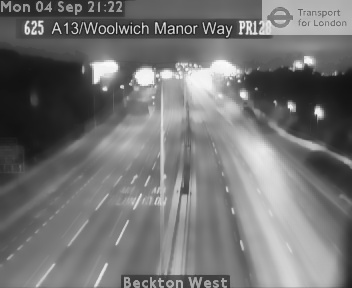
#> input picture backgrounds/625_bg.jpg, 352 x 288 px
$ python vehicleDetection.py   (older library calls are emulated)
#> lines starting #> are read from the running program, lines starting #| are printed output that depends on the picture; after the words box and inside, x2 and y2 are one past the last pixel; in counts of white or black regions, pixels touching at a corner belong together; pictures that were not available may be replaced by others from this repository, and a replacement may not be noted

import cv2
import numpy as np
import time
import logging
import math
import re
from os import walk
import os

import serial #Serial imported for Serial communication
import time #Required to use delay functions

ArduinoSerial = serial.Serial('com3',9600) #Create Serial port object called arduinoSerialData
time.sleep(2)

loc = os.path.abspath('')
inputVideoList = ["625_201709141306.mp4","625_201709301058.mp4","625_201708101531.mp4","625_201709042122.mp4"];
countVehicle = [];
countCar = 0;

for i in range (len(inputVideoList)):

	#inputFile = loc+'/inputs/625_201709141356.mp4'
	inputFile = loc+'/inputs/'+inputVideoList[i]


	tracked_blobs = []
	tracked_conts = []
	t_retval = []

	#============================================================================

	class Vehicle(object):
		def __init__(self, id, position):
			self.id = id
			self.positions = [position]
			self.frames_since_seen = 0
			self.frames_seen = 0
			self.counted = False
			self.vehicle_dir = 0

		@property
		def last_position(self):
			return self.positions[-1]
		@property
		def last_position2(self):
			return self.positions[-2]

		def add_position(self, new_position):
			self.positions.append(new_position)
			self.frames_since_seen = 0
			self.frames_seen += 1

		def draw(self, output_image):
			for point in self.positions:
				cv2.circle(output_image, point, 2, (0, 0, 255), -1)
				cv2.polylines(output_image, [np.int32(self.positions)]
					, False, (0, 0, 255), 1)

	#============================================================================

	class VehicleCounter(object):
		def __init__(self, shape, divider):
			self.log = logging.getLogger("vehicle_counter")

			self.height, self.width = shape
			self.divider = divider

			self.vehicles = []
			self.next_vehicle_id = 0
			self.vehicle_count = 0
			self.vehicle_LHS = 0
			self.vehicle_RHS = 0
			self.max_unseen_frames = 10


		@staticmethod
		def get_vector(a, b):

			dx = float(b[0] - a[0])
			dy = float(b[1] - a[1])

			distance = math.sqrt(dx**2 + dy**2)

			if dy > 0:
				angle = math.degrees(math.atan(-dx/dy))
			elif dy == 0:
				if dx < 0:
					angle = 90.0
				elif dx > 0:
					angle = -90.0
				else:
					angle = 0.0
			else:
				if dx < 0:
					angle = 180 - math.degrees(math.atan(dx/dy))
				elif dx > 0:
					angle = -180 - math.degrees(math.atan(dx/dy))
				else:
					angle = 180.0

			return distance, angle, dx, dy


		@staticmethod
		def is_valid_vector(a, b):
			# vector is only valid if threshold distance is less than 12
			# and if vector deviation is less than 30 or greater than 330 degs
			distance, angle, _, _ = a
			threshold_distance = 12.0
			return (distance <= threshold_distance)


		def update_vehicle(self, vehicle, matches):
			# Find if any of the matches fits this vehicle
			for i, match in enumerate(matches):
				contour, centroid = match

				# store the vehicle data
				vector = self.get_vector(vehicle.last_position, centroid)

				# only measure angle deviation if we have enough points
				if vehicle.frames_seen > 2:
					prevVector = self.get_vector(vehicle.last_position2, vehicle.last_position)
					angleDev = abs(prevVector[1]-vector[1])
				else:
					angleDev = 0

				b = dict(
						id = vehicle.id,
						center_x = centroid[0],
						center_y = centroid[1],
						vector_x = vector[0],
						vector_y = vector[1],
						dx = vector[2],
						dy = vector[3],
						counted = vehicle.counted,
						frame_number = frame_no,
						angle_dev = angleDev
						)

				tracked_blobs.append(b)


				if self.is_valid_vector(vector, angleDev):
					vehicle.add_position(centroid)
					vehicle.frames_seen += 1

					if vector[3] > 0:
						# positive value means vehicle is moving DOWN
						vehicle.vehicle_dir = 1
					elif vector[3] < 0:
						# negative value means vehicle is moving UP
						vehicle.vehicle_dir = -1
					self.log.debug("Added match (%d, %d) to vehicle #%d. vector=(%0.2f,%0.2f)"
						, centroid[0], centroid[1], vehicle.id, vector[0], vector[1])
					return i

			# No matches fit...
			vehicle.frames_since_seen += 1
			self.log.debug("No match for vehicle #%d. frames_since_seen=%d"
				, vehicle.id, vehicle.frames_since_seen)

			return None


		def update_count(self, matches, output_image = None):
			self.log.debug("Updating count using %d matches...", len(matches))

			# First update all the existing vehicles
			for vehicle in self.vehicles:
				i = self.update_vehicle(vehicle, matches)
				if i is not None:
					del matches[i]

			# Add new vehicles based on the remaining matches
			for match in matches:
				contour, centroid = match
				new_vehicle = Vehicle(self.next_vehicle_id, centroid)
				self.next_vehicle_id += 1
				self.vehicles.append(new_vehicle)
				self.log.debug("Created new vehicle #%d from match (%d, %d)."
					, new_vehicle.id, centroid[0], centroid[1])

			# Count any uncounted vehicles that are past the divider
			for vehicle in self.vehicles:
				if not vehicle.counted and (((vehicle.last_position[1] > self.divider) and (vehicle.vehicle_dir == 1)) or
											  ((vehicle.last_position[1] < self.divider) and (vehicle.vehicle_dir == -1))) and (vehicle.frames_seen > 6):

					vehicle.counted = True
					# update appropriate counter
					if ((vehicle.last_position[1] > self.divider) and (vehicle.vehicle_dir == 1) and (vehicle.last_position[0] >= (int(frame_w/2)-10))):
						self.vehicle_RHS += 1
						self.vehicle_count += 1
					elif ((vehicle.last_position[1] < self.divider) and (vehicle.vehicle_dir == -1) and (vehicle.last_position[0] <= (int(frame_w/2)+10))):
						self.vehicle_LHS += 1
						self.vehicle_count += 1

					self.log.debug("Counted vehicle #%d (total count=%d)."
						, vehicle.id, self.vehicle_count)

			# Optionally draw the vehicles on an image
			if output_image is not None:
				for vehicle in self.vehicles:
					vehicle.draw(output_image)

				# LHS
				countCar = self.vehicle_LHS
				cv2.putText(output_image, ("LH Lane: %02d" % self.vehicle_LHS), (12, 56)
					, cv2.FONT_HERSHEY_PLAIN, 1.2, (127,255, 255), 2)
				# RHS
				cv2.putText(output_image, ("RH Lane: %02d" % self.vehicle_RHS), (216, 56)
					, cv2.FONT_HERSHEY_PLAIN, 1.2, (127, 255, 255), 2)

			# Remove vehicles that have not been seen long enough
			removed = [ v.id for v in self.vehicles
				if v.frames_since_seen >= self.max_unseen_frames ]
			self.vehicles[:] = [ v for v in self.vehicles
				if not v.frames_since_seen >= self.max_unseen_frames ]
			for id in removed:
				self.log.debug("Removed vehicle #%d.", id)

			self.log.debug("Count updated, tracking %d vehicles.", len(self.vehicles))

			return self.vehicle_LHS

	# ============================================================================

	camera = re.match(r".*/(\d+)_.*", inputFile)
	camera = camera.group(1)

	# import video file
	cap = cv2.VideoCapture(inputFile)

	# get list of background files
	f = []
	for (_, _, filenames) in walk(loc+"/backgrounds/"):
		f.extend(filenames)
		break

	# if background exists for camera: import, else avg will be built on fly
	if camera+"_bg.jpg" in f:
		bg = loc+"/backgrounds/"+camera+"_bg.jpg"
		default_bg = cv2.imread(bg)
#> default_bg is the input picture: shape (288, 352, 3); min 15, max 251, mean 115.7
		default_bg = cv2.cvtColor(default_bg, cv2.COLOR_BGR2HSV)
#> default_bg: shape (288, 352, 3); mean H, S, V 0, 0, 115.7
		(_,avgSat,default_bg) = cv2.split(default_bg)
#> avgSat: shape (288, 352); every value is 0
#> default_bg: shape (288, 352)
		avg = default_bg.copy().astype("float")
	else:
		avg = None

	# get frame size
	frame_w = int(cap.get(cv2.CAP_PROP_FRAME_WIDTH))
	frame_h = int(cap.get(cv2.CAP_PROP_FRAME_HEIGHT))

	# create a mask (manual for each camera)
	mask = np.zeros((frame_h,frame_w), np.uint8)
	mask[:,:] = 255
	mask[:100, :] = 0
	mask[230:, 160:190] = 0
	mask[170:230,170:190] = 0
	mask[140:170,176:190] = 0
	mask[100:140,176:182] = 0

	THRESHOLD_SENSITIVITY = 40
	t_retval.append(THRESHOLD_SENSITIVITY)

	CONTOUR_WIDTH = 21
	CONTOUR_HEIGHT = 16
	DEFAULT_AVERAGE_WEIGHT = 0.01
	INITIAL_AVERAGE_WEIGHT = DEFAULT_AVERAGE_WEIGHT / 50
	# Blob smoothing function, to join 'gaps' in cars
	SMOOTH = max(2,int(round((CONTOUR_WIDTH**0.5)/2,0)))
	# Constants for drawing on the frame.
	LINE_THICKNESS = 1

	fourcc = cv2.VideoWriter_fourcc(*'mp4v')
	out = loc+'/outputs/'+camera+'_output.mp4'
	out = cv2.VideoWriter(out, fourcc, 20, (frame_w, frame_h))

	outblob = loc+'/outputs/'+camera+'_outblob.mp4'
	diffop = loc+'/outputs/'+camera+'_outdiff.mp4'
	outblob = cv2.VideoWriter(outblob, fourcc, 20, (frame_w, frame_h))
	diffop = cv2.VideoWriter(diffop, fourcc, 20, (frame_w, frame_h))


	blobs = []
	car_counter = None
	frame_no = 0

	total_frames = cap.get(cv2.CAP_PROP_FRAME_COUNT)
	total_cars = 0

	start_time = time.time()
	ret, frame = cap.read()
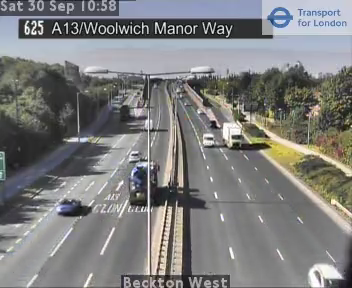
#> input picture frame 26 of inputs/625_201709301058.mp4, 352 x 288 px, given in place of 625_201709141306.mp4, which was not available
#> frame is the input picture: shape (288, 352, 3); mean B, G, R 125.7, 126.1, 125.8

	while ret:
		ret, frame = cap.read()
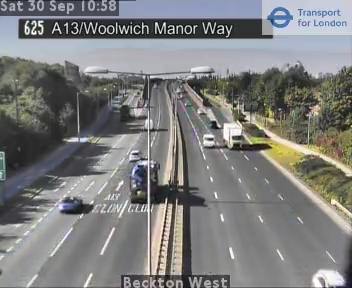
#> input picture frame 27 of inputs/625_201709301058.mp4, 352 x 288 px, given in place of 625_201709141306.mp4, which was not available
#> frame is the input picture: shape (288, 352, 3); mean B, G, R 125.8, 126.2, 126
		frame_no = frame_no + 1

		if ret and frame_no < total_frames:

			print("Processing frame ",frame_no)


			frame_time = time.time()

			# convert BGR to HSV
			frame = cv2.cvtColor(frame, cv2.COLOR_BGR2HSV)
#> frame: shape (288, 352, 3); mean H, S, V 69.4, 22.9, 131.8

			(_,_,grayFrame) = cv2.split(frame)
			grayFrame = cv2.bilateralFilter(grayFrame, 11, 21, 21)

			if avg is None:
				# Set up the average if this is the first time through.
				avg = grayFrame.copy().astype("float")
				continue

			if frame_no < 10:
				def_wt = INITIAL_AVERAGE_WEIGHT
			else:
				def_wt = DEFAULT_AVERAGE_WEIGHT

			cv2.accumulateWeighted(grayFrame, avg, def_wt)


			if frame_no > int(200):
				grayOp = cv2.cvtColor(cv2.convertScaleAbs(avg), cv2.COLOR_GRAY2BGR)
				backOut = loc+"/backgrounds/"+camera+"_bg.jpg"
				cv2.imwrite(backOut, grayOp)

			differenceFrame = cv2.absdiff(grayFrame, cv2.convertScaleAbs(avg))
			# blur the difference image
			differenceFrame = cv2.GaussianBlur(differenceFrame, (5, 5), 0)
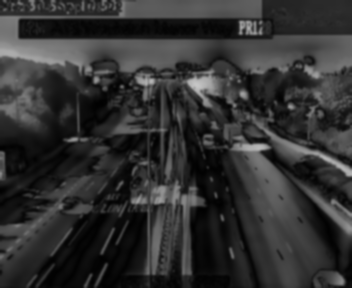
#> differenceFrame: shape (288, 352); min 1, max 198, mean 49.1
			#cv2.imshow("difference", differenceFrame)
			diffout = cv2.cvtColor(differenceFrame, cv2.COLOR_GRAY2BGR)
			diffop.write(diffout)

			# get estimated otsu threshold level
			retval, _ = cv2.threshold(differenceFrame, 0, 255,
									  cv2.THRESH_BINARY+cv2.THRESH_OTSU)
#> retval = 57
			# add to list of threshold levels
			t_retval.append(retval)

			# apply threshold based on average threshold value
			if frame_no < 10:
				ret2, thresholdImage = cv2.threshold(differenceFrame,
													 int(np.mean(t_retval)*0.9),
													 255, cv2.THRESH_BINARY)
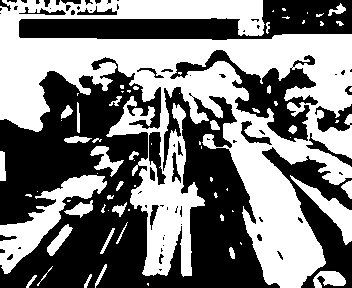
#> thresholdImage: shape (288, 352); 48.8% white; 70 white regions (37 under 20 px), largest, box (x1, y1, x2, y2) and area: (0, 0, 352, 288) 42221, (0, 175, 107, 274) 3039, (290, 175, 352, 245) 1054
#> ret2 = 43
			else:
				ret2, thresholdImage = cv2.threshold(differenceFrame,
												 int(np.mean(t_retval[-10:-1])*0.9),
												 255, cv2.THRESH_BINARY)

			kernel = cv2.getStructuringElement(cv2.MORPH_ELLIPSE, (SMOOTH, SMOOTH))

			thresholdImage = cv2.morphologyEx(thresholdImage, cv2.MORPH_CLOSE, kernel)
#> thresholdImage: shape (288, 352); 49% white; 62 white regions (29 under 20 px), largest, box (x1, y1, x2, y2) and area: (0, 0, 352, 288) 42518, (0, 175, 108, 275) 3039, (291, 176, 352, 246) 1022

			thresholdImage = cv2.morphologyEx(thresholdImage, cv2.MORPH_OPEN, kernel)
#> thresholdImage: shape (288, 352); 49% white; 57 white regions (26 under 20 px), largest, box (x1, y1, x2, y2) and area: (0, 0, 352, 288) 42278, (0, 176, 109, 276) 3040, (293, 178, 352, 246) 988

			thresholdImage = cv2.dilate(thresholdImage, kernel, iterations = 2)
#> thresholdImage: shape (288, 352); 56.4% white; 58 black regions (35 under 20 px), largest, box (x1, y1, x2, y2) and area: (0, 71, 269, 288) 30044, (23, 0, 352, 42) 6667, (174, 54, 317, 143) 2925

			# apply mask
			thresholdImage = cv2.bitwise_and(thresholdImage, thresholdImage, mask = mask)
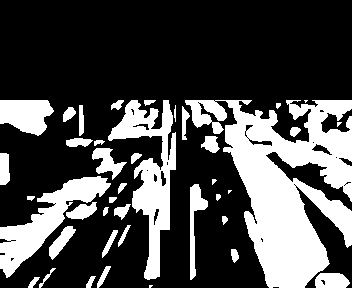
#> thresholdImage: shape (288, 352); 29.1% white; 41 white regions (5 under 20 px), largest, box (x1, y1, x2, y2) and area: (185, 100, 352, 288) 15356, (108, 100, 176, 280) 4398, (0, 176, 111, 278) 3479
			#cv2.imshow("threshold", thresholdImage)
			threshout = cv2.cvtColor(thresholdImage, cv2.COLOR_GRAY2BGR)
#> threshout: shape (288, 352, 3); 29.1% white; 41 white regions (5 under 20 px)
			outblob.write(threshout)

			# Find contours aka blobs in the threshold image.
			_, contours, hierarchy = cv2.findContours(thresholdImage,
													  cv2.RETR_EXTERNAL,
													  cv2.CHAIN_APPROX_SIMPLE)
#> contours = 41 contours, 8 with area under 20; largest, box (x1, y1, x2, y2) and area: (185, 100, 352, 288) 14834, (108, 100, 176, 280) 4211, (0, 176, 111, 278) 3287, (0, 100, 54, 136) 1364, (190, 184, 208, 280) 561

			print("Found ",len(contours)," vehicle contours.")
#| Found  41  vehicle contours.
			# process contours if they exist!
			if contours:
				for (i, contour) in enumerate(contours):
					# Find the bounding rectangle and center for each blob
					(x, y, w, h) = cv2.boundingRect(contour)
					contour_valid = (w > CONTOUR_WIDTH) and (h > CONTOUR_HEIGHT)

					print("Contour #",i,": pos=(x=",x,", y=",y,") size=(w=",w,
						  ", h=",h,") valid=",contour_valid)

					if not contour_valid:
						continue

					center = (int(x + w/2), int(y + h/2))
					blobs.append(((x, y, w, h), center))
#> this loop made 41 passes
#> (x, y, w, h, contour_valid) on passes 2, 3, 4, 5, 6, 7, 8, 10, 11, 12, 13, 15: (28, 277, 12, 11, False), (86, 276, 10, 12, False), (315, 273, 35, 15, False), (39, 268, 17, 20, False), (97, 266, 14, 22, False), (231, 249, 8, 14, False), (102, 230, 16, 28, False), (118, 225, 13, 22, False), (222, 216, 6, 9, False), (103, 207, 6, 9, False), (114, 204, 17, 16, False), (109, 197, 8, 6, False)
#> (x, y, w, h, contour_valid, center) on passes 9, 14, 22, 25, 37, 39: (49, 226, 27, 34, True, (62, 243)), (66, 202, 31, 18, True, (81, 211)), (0, 176, 111, 102, True, (55, 227)), (92, 148, 35, 32, True, (109, 164)), (185, 100, 167, 188, True, (268, 194)), (108, 100, 68, 180, True, (142, 190))
#| Contour # 0 : pos=(x= 149 , y= 285 ) size=(w= 4 , h= 3 ) valid= False
#| Contour # 1 : pos=(x= 28 , y= 277 ) size=(w= 12 , h= 11 ) valid= False
#| Contour # 2 : pos=(x= 86 , y= 276 ) size=(w= 10 , h= 12 ) valid= False
#| Contour # 3 : pos=(x= 315 , y= 273 ) size=(w= 35 , h= 15 ) valid= False
#| Contour # 4 : pos=(x= 39 , y= 268 ) size=(w= 17 , h= 20 ) valid= False
#| Contour # 5 : pos=(x= 97 , y= 266 ) size=(w= 14 , h= 22 ) valid= False
#| Contour # 6 : pos=(x= 231 , y= 249 ) size=(w= 8 , h= 14 ) valid= False
#| Contour # 7 : pos=(x= 102 , y= 230 ) size=(w= 16 , h= 28 ) valid= False
#> (further printed lines are left out)
#> after the loop, blobs = [((49, 226, 27, 34), (62, 243)), ((66, 202, 31, 18), (81, 211)), ((0, 176, 111, 102), (55, 227)), ((92, 148, 35, 32), (109, 164)), ((185, 100, 167, 188), (268, 194)), ((108, 100, 68, 180), (142, 190)), ((0, 100, 54, 36), (27, 118))]

			for (i, match) in enumerate(blobs):
				contour, centroid = match
				x, y, w, h = contour

				# store the contour data
				c = dict(
							frame_no = frame_no,
							centre_x = x,
							centre_y = y,
							width = w,
							height = h
							)
				tracked_conts.append(c)

				cv2.rectangle(frame, (x, y), (x + w - 1, y + h - 1), (0, 0, 255), LINE_THICKNESS)
				cv2.circle(frame, centroid, 2, (0, 0, 255), -1)
#> this loop made 7 passes
#> (centroid, x, y, w, h) on passes 1 to 7: ((62, 243), 49, 226, 27, 34), ((81, 211), 66, 202, 31, 18), ((55, 227), 0, 176, 111, 102), ((109, 164), 92, 148, 35, 32), ((268, 194), 185, 100, 167, 188), ((142, 190), 108, 100, 68, 180), ((27, 118), 0, 100, 54, 36)
#> frame: shape (288, 352, 3); mean H, S, V 67.9, 22.3, 134.8
#> after the loop, tracked_conts = 7 items

			if car_counter is None:
				print("Creating vehicle counter...")
				car_counter = VehicleCounter(frame.shape[:2], 2*frame.shape[0] / 3)

			# get latest count
			countCar = car_counter.update_count(blobs, frame)
#> the loop in update_count, `for match in matches:` made 7 passes
#> after the loop in update_count, `for match in matches:`: self.next_vehicle_id = 7; self.vehicles = 7 items
#> the loop in update_count, `for vehicle in self.vehicles:` made 7 passes
#> after the loop in update_count, `for vehicle in self.vehicles:`: self.vehicle_LHS = 0; vehicle.counted = False
#> in update_count, `countCar = self.vehicle_LHS`: countCar = 0
#> in update_count, `cv2.putText(output_image, ("LH Lane: %02d" % self.vehicle_LHS), (12, 5..`: output_image: shape (288, 352, 3); mean H, S, V 68, 23.8, 135.2
#> in update_count, `cv2.putText(output_image, ("RH Lane: %02d" % self.vehicle_RHS), (216, ..`: output_image: shape (288, 352, 3); mean H, S, V 68.1, 25.2, 135.6
#> in update_count, `removed = [ v.id for v in self.vehicles if v.frames_since_seen >= self..`: removed = []
#> countCar = 0
			current_count = car_counter.vehicle_RHS + car_counter.vehicle_LHS
#> current_count = 0

			# print elapsed time to console
			elapsed_time = time.time()-start_time
			print("-- %s seconds --" % round(elapsed_time,2))

			# output video
			frame = cv2.cvtColor(frame, cv2.COLOR_HSV2BGR)
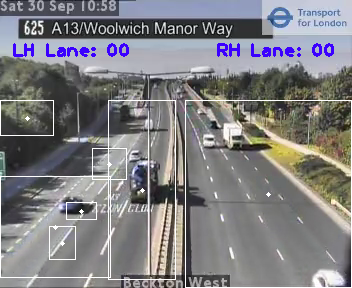
#> frame: shape (288, 352, 3); mean B, G, R 129.6, 126.7, 127.3

			# draw dividing line
			# flash green when new car counted
			if current_count > total_cars:
				cv2.line(frame, (0, int(2*frame_h/3)),(frame_w, int(2*frame_h/3)),
					 (0,255,0), 2*LINE_THICKNESS)
			else:
				cv2.line(frame, (0, int(2*frame_h/3)),(frame_w, int(2*frame_h/3)),
				 (0,0,255), LINE_THICKNESS)

			 # update with latest count
			total_cars = current_count
#> total_cars = 0

			# draw upper limit
			cv2.line(frame, (0, 100),(frame_w, 100), (0,0,0), LINE_THICKNESS)
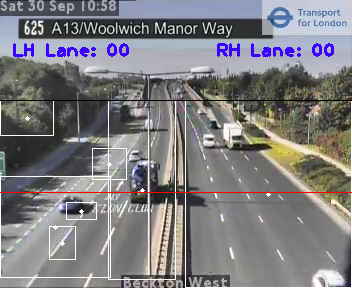
#> frame: shape (288, 352, 3); mean B, G, R 128.4, 125.5, 127

			cv2.imshow("preview", frame)
			out.write(frame)

			if cv2.waitKey(27) and 0xFF == ord('q'):
#> (key q is pressed here)
				break
		else:
			break

	#cv2.line()
	cv2.destroyAllWindows()
	cap.release()
	out.release()
	countVehicle.append(countCar)
lane_number = []
for i in range (len(countVehicle)):
    lane_number.append(countVehicle[i])

for i in range (len(countVehicle)):
    print(lane_number[i])
countVehicle.sort()
for i in range (len(countVehicle)):
	if countVehicle[3] == lane_number[i]:
		var=str(i+1)

print (var)

if (var == '1'): #if the value is 1
        ArduinoSerial.write(b'1') #send 1
        print("Len 1 is on")
        time.sleep(1)

if (var == '2'): #if the value is 0
    ArduinoSerial.write(b'2') #send 0
    print("Lane 2")
    time.sleep(1)

if (var == '3'): #if the value is 0
    ArduinoSerial.write(b'3') #send 0
    print("Lane 3")
    time.sleep(1)

if (var == '4'): #if the value is 0
    ArduinoSerial.write(b'4') #send 0
    print("lane4")
    time.sleep(1)
